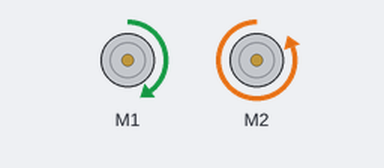
The sketch below on a simulated Arduino Uno, built with avr-gcc and run on an emulated ATmega328P. Shown: 2 × DC motor (green arrow = forward, orange = backward, longer = faster).

Above: at 2.5 s.
At 7.5 s:
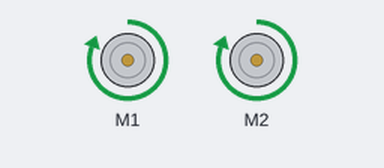
Timing chart, 0 to 13.0 s (numbered marks = the images above):
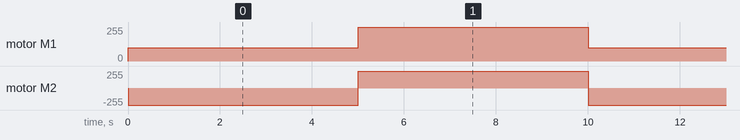

The sketch:

test.ino
```cpp
#include <Adafruit_MotorShield.h>

void setup() {


}

void loop() {
  Adafruit_MotorShield AFMS = Adafruit_MotorShield();
  Adafruit_DCMotor *Motor1 = AFMS.getMotor(1);
  Adafruit_DCMotor *Motor2 = AFMS.getMotor(2);
  Motor1->setSpeed(100);
  Motor1->run(FORWARD);
  Motor2->setSpeed(255);
  Motor2->run(BACKWARD);
  delay(5000);
  Motor1->setSpeed(255);
  Motor1->run(FORWARD);
  Motor2->setSpeed(255);
  Motor2->run(FORWARD);
  delay(5000);

}
```

Measured:
- by itself, motor M1: alternates forward 255/255 for 5.0 s and forward 100/255 for 5.0 s
- by itself, motor M2: alternates forward 255/255 for 5.0 s and backward 255/255 for 5.0 s
